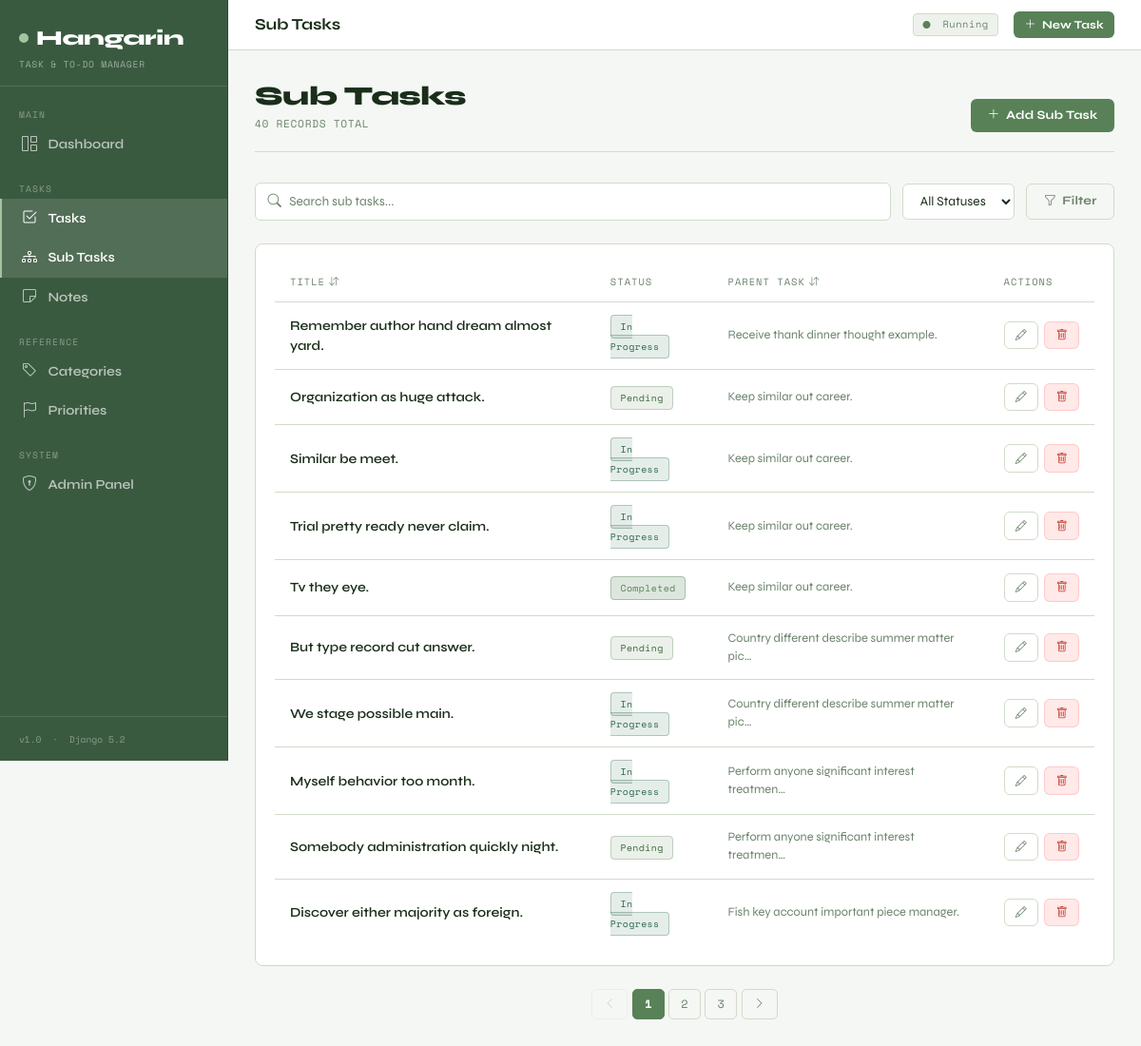
Page /subtasks/?sort=title on the committed database.
### taskapp/models.py (models this page shows, shortened)
class BaseModel(models.Model):
    created_at = models.DateTimeField(auto_now_add=True)
    updated_at = models.DateTimeField(auto_now=True)
    class Meta:
        abstract = True

class SubTask(BaseModel):
    STATUS_CHOICES = [
        ("Pending", "Pending"),
        ("In Progress", "In Progress"),
        ("Completed", "Completed"),
    ]
    parent_task = models.ForeignKey(
        Task,
        on_delete=models.CASCADE,
        related_name="subtasks",
    )
    title = models.CharField(max_length=255)
    status = models.CharField(
        max_length=50,
        choices=STATUS_CHOICES,
        default="Pending",
    )
    class Meta:
        verbose_name = "Sub Task"
        verbose_name_plural = "Sub Tasks"
        ordering = ["parent_task", "title"]

class Task(BaseModel):
    STATUS_CHOICES = [
        ("Pending", "Pending"),
        ("In Progress", "In Progress"),
        ("Completed", "Completed"),
    ]
    title = models.CharField(max_length=255)
    description = models.TextField(blank=True, null=True)
    deadline = models.DateTimeField(blank=True, null=True)
    status = models.CharField(
        max_length=50,
        choices=STATUS_CHOICES,
        default="Pending",
    )
    category = models.ForeignKey(
        Category,
        on_delete=models.SET_NULL,
        null=True,
        blank=True,
        related_name="tasks",
    )
    priority = models.ForeignKey(
        Priority,
        on_delete=models.SET_NULL,
        null=True,
        blank=True,
        related_name="tasks",
    )
    class Meta:
        verbose_name = "Task"
        verbose_name_plural = "Tasks"
        ordering = ["-created_at"]

### taskapp/views.py (the view)
# urls.py: path("subtasks/", views.SubTaskListView.as_view(), name="subtask-list"),
class SubTaskListView(ListView):
    model = SubTask
    template_name = "taskapp/subtask_list.html"
    context_object_name = "subtasks"
    paginate_by = 10
    def get_queryset(self):
        qs = SubTask.objects.select_related("parent_task").all()
        q = self.request.GET.get("q", "").strip()
        status = self.request.GET.get("status", "")
        if q:
            qs = qs.filter(Q(title__icontains=q) | Q(parent_task__title__icontains=q))
        if status:
            qs = qs.filter(status=status)
        return qs
    def get_context_data(self, **kwargs):
        ctx = super().get_context_data(**kwargs)
        ctx["q"] = self.request.GET.get("q", "")
        ctx["current_status"] = self.request.GET.get("status", "")
        ctx["status_choices"] = SubTask.STATUS_CHOICES
        return ctx

### templates/taskapp/subtask_list.html (shortened to what this page needs)
{% extends "base.html" %}
{% block topbar_title %}Sub Tasks{% endblock %}
{% block content %}
<div class="page-header fade-up">
  <div>
    <h1>Sub Tasks</h1>
    <div class="sub">{{ page_obj.paginator.count }} record{{ page_obj.paginator.count|pluralize }} total</div>
  </div>
  <a href="{% url 'subtask-add' %}" class="btn-hng btn-hng-primary">
    <i class="bi bi-plus-lg"></i> Add Sub Task
  </a>
</div>
<form method="get" class="search-bar fade-up">
  <div class="search-input-wrap">
    <i class="bi bi-search"></i>
    <input type="text" name="q" value="{{ q }}" placeholder="Search sub tasks..." class="hng-input" />
  </div>
  <select name="status" class="hng-select">
    <option value="">All Statuses</option>
  </select>
  <button type="submit" class="btn-hng btn-hng-ghost"><i class="bi bi-funnel"></i> Filter</button>
</form>
<div class="hng-card fade-up">
  <table class="hng-table">
    <thead>
      <tr>
        <th><a href="?{% for k, v in request.GET.items %}{% if k != 'sort' %}{{ k }}={{ v }}&{% endif %}{% endfor %}sort=title">Title <i class="bi bi-arrow-down-up"></i></a></th>
        <th>Status</th>
        <th><a href="?{% for k, v in request.GET.items %}{% if k != 'sort' %}{{ k }}={{ v }}&{% endif %}{% endfor %}sort=parent_task__title">Parent Task <i class="bi bi-arrow-down-up"></i></a></th>
        <th>Actions</th>
      </tr>
    </thead>
    <tbody>
      {% for subtask in subtasks %}
      <tr>
        <td style="font-weight:600;">{{ subtask.title|truncatechars:60 }}</td>
        <td>
          <span class="badge-status
            {% if subtask.status == 'Completed' %}badge-completed
            {% elif subtask.status == 'In Progress' %}badge-inprogress
            {% else %}badge-pending{% endif %}">
            {{ subtask.status }}
          </span>
        </td>
        <td style="font-size:.8rem;color:var(--muted);">{{ subtask.parent_task.title|truncatechars:45 }}</td>
        <td>
          <div style="display:flex;gap:.4rem;">
            <a href="{% url 'subtask-edit' subtask.pk %}" class="btn-hng btn-hng-ghost btn-hng-sm"><i class="bi bi-pencil"></i></a>
            <a href="{% url 'subtask-delete' subtask.pk %}" class="btn-hng btn-hng-danger btn-hng-sm"><i class="bi bi-trash"></i></a>
          </div>
        </td>
      </tr>
      {% empty %}
      <tr>
        <td colspan="4" style="text-align:center;padding:3rem;color:var(--muted);">
          No sub tasks found. <a href="{% url 'subtask-add' %}" style="color:var(--accent);">Add one →</a>
        </td>
      </tr>
      {% endfor %}
    </tbody>
  </table>
</div>
{% include "includes/pagination.html" %}
{% endblock %}

### templates/base.html (style rules this page uses)
:root { --bg: #f5f7f4; --bg2: #ffffff; --bg3: #eef2ec; --border: #d0dbc9; --accent: #588157; --accent2: #3a6b3a; --accent3: #c0392b; --text: #1a2e1a; --muted: #6b836b; --sidebar: 240px; --font-ui: 'Syne', sans-serif; --font-mono:'Space Mono', monospace; }
* { box-sizing: border-box; }
body { margin: 0; background: var(--bg); color: var(--text); font-family: var(--font-ui); min-height: 100vh; display: flex; }
.page-header { display: flex; align-items: flex-end; justify-content: space-between; margin-bottom: 2rem; padding-bottom: 1.25rem; border-bottom: 1px solid var(--border); }
.page-header h1 { font-size: 1.75rem; font-weight: 800; margin: 0; letter-spacing: -.02em; }
.page-header .sub { font-family: var(--font-mono); font-size: .7rem; color: var(--muted); margin-top: .25rem; letter-spacing: .06em; text-transform: uppercase; }
.hng-card { background: var(--bg2); border: 1px solid var(--border); border-radius: 8px; padding: 1.25rem; }
.hng-table { width: 100%; border-collapse: collapse; font-size: .875rem; }
.hng-table thead th { font-family: var(--font-mono); font-size: .65rem; letter-spacing: .1em; text-transform: uppercase; color: var(--muted); padding: .75rem 1rem; border-bottom: 1px solid var(--border); font-weight: 400; white-space: nowrap; }
.hng-table thead th a { color: var(--muted); text-decoration: none; display: flex; align-items: center; gap: .25rem; }
.hng-table tbody td { padding: .875rem 1rem; border-bottom: 1px solid var(--border); vertical-align: middle; }
.hng-table tbody tr:last-child td { border-bottom: none; }
.badge-status { font-family: var(--font-mono); font-size: .62rem; padding: .25rem .6rem; border-radius: 4px; letter-spacing: .04em; font-weight: 400; }
.badge-pending { background: rgba(88,129,87,.12); color: #3a6b3a; border: 1px solid rgba(88,129,87,.3); }
.badge-inprogress { background: rgba(45,106,79,.12); color: #2d6a4f; border: 1px solid rgba(45,106,79,.3); }
.badge-completed { background: rgba(88,129,87,.20); color: #588157; border: 1px solid rgba(88,129,87,.4); }
.btn-hng { font-family: var(--font-ui); font-weight: 700; font-size: .8rem; border: none; padding: .5rem 1.1rem; border-radius: 6px; cursor: pointer; transition: all .15s; text-decoration: none; display: inline-flex; align-items: center; gap: .4rem; letter-spacing: .01em; }
.btn-hng-primary { background: var(--accent); color: #ffffff; }
.btn-hng-ghost { background: transparent; color: var(--muted); border: 1px solid var(--border); }
.btn-hng-danger { background: rgba(255,107,107,.15); color: var(--accent3); border: 1px solid rgba(255,107,107,.25); }
.btn-hng-sm { padding: .3rem .7rem; font-size: .75rem; }
.search-bar { display: flex; gap: .75rem; align-items: center; flex-wrap: wrap; margin-bottom: 1.5rem; }
.search-input-wrap { position: relative; flex: 1; min-width: 200px; }
.search-input-wrap i { position: absolute; left: .85rem; top: 50%; transform: translateY(-50%); color: var(--muted); font-size: .9rem; }
.hng-input { background: var(--bg2); border: 1px solid var(--border); color: var(--text); padding: .55rem .85rem .55rem 2.2rem; border-radius: 6px; font-family: var(--font-ui); font-size: .85rem; width: 100%; outline: none; transition: border-color .15s; }
.hng-input::placeholder { color: var(--muted); }
.hng-select { background: var(--bg2); border: 1px solid var(--border); color: var(--text); padding: .55rem .85rem; border-radius: 6px; font-family: var(--font-ui); font-size: .85rem; outline: none; cursor: pointer; transition: border-color .15s; }
.hng-select option { background: var(--bg2); color: var(--text); }
.fade-up { animation: fadeUp .3s ease both; }

### rows in the picture
SubTask: title "Remember author hand dream almost yard.", status "In Progress", parent_task "Receive thank dinner thought example."
SubTask: title "Organization as huge attack.", status "Pending", parent_task "Keep similar out career."
SubTask: title "Similar be meet.", status "In Progress", parent_task "Keep similar out career."
SubTask: title "Trial pretty ready never claim.", status "In Progress", parent_task "Keep similar out career."
SubTask: title "Tv they eye.", status "Completed", parent_task "Keep similar out career."
SubTask: title "But type record cut answer.", status "Pending", parent_task "Country different describe summer matter pic…"
SubTask: title "We stage possible main.", status "In Progress", parent_task "Country different describe summer matter pic…"
SubTask: title "Myself behavior too month.", status "In Progress", parent_task "Perform anyone significant interest treatmen…"
SubTask: title "Somebody administration quickly night.", status "Pending", parent_task "Perform anyone significant interest treatmen…"
SubTask: title "Discover either majority as foreign.", status "In Progress", parent_task "Fish key account important piece manager."

### other values in the picture
{{ page_obj.paginator.count }} "40"
{{ num }} "1"
{{ num }} "2" "3"
